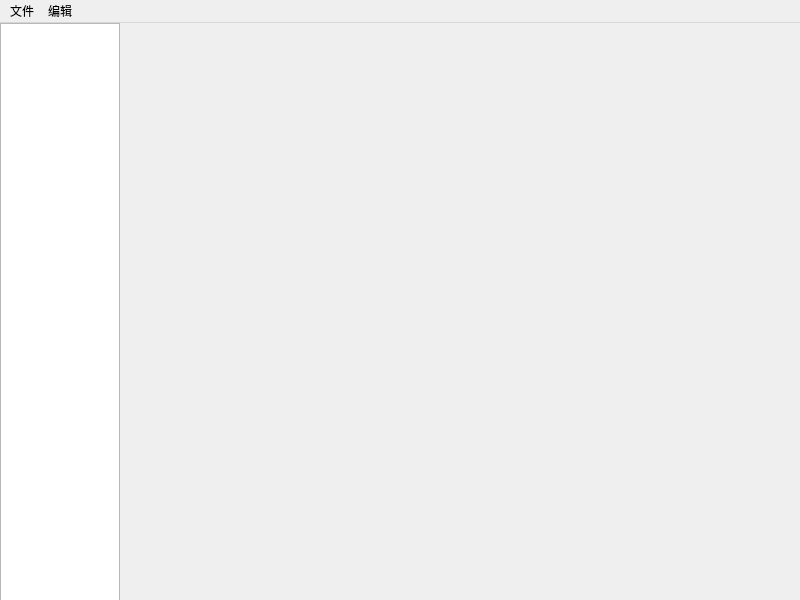
<?xml version="1.0" encoding="UTF-8"?>
<ui version="4.0">
 <class>MainWindow</class>
 <widget class="QMainWindow" name="MainWindow">
  <property name="geometry">
   <rect>
    <x>0</x>
    <y>0</y>
    <width>800</width>
    <height>600</height>
   </rect>
  </property>
  <property name="windowTitle">
   <string>MainWindow</string>
  </property>
  <widget class="QWidget" name="centralwidget">
   <widget class="QTreeView" name="treeView">
    <property name="geometry">
     <rect>
      <x>0</x>
      <y>0</y>
      <width>120</width>
      <height>581</height>
     </rect>
    </property>
    <property name="maximumSize">
     <size>
      <width>120</width>
      <height>16777215</height>
     </size>
    </property>
   </widget>
   <widget class="QWidget" name="widget" native="true">
    <property name="geometry">
     <rect>
      <x>210</x>
      <y>0</y>
      <width>591</width>
      <height>571</height>
     </rect>
    </property>
   </widget>
  </widget>
  <widget class="QMenuBar" name="menubar">
   <property name="geometry">
    <rect>
     <x>0</x>
     <y>0</y>
     <width>800</width>
     <height>24</height>
    </rect>
   </property>
   <widget class="QMenu" name="menufile">
    <property name="title">
     <string>文件</string>
    </property>
    <addaction name="action12"/>
   </widget>
   <widget class="QMenu" name="menuedit">
    <property name="title">
     <string>编辑</string>
    </property>
    <addaction name="action1122"/>
   </widget>
   <addaction name="menufile"/>
   <addaction name="menuedit"/>
  </widget>
  <action name="action12">
   <property name="text">
    <string>12</string>
   </property>
  </action>
  <action name="action1122">
   <property name="text">
    <string>1122</string>
   </property>
  </action>
 </widget>
 <resources/>
 <connections/>
</ui>
